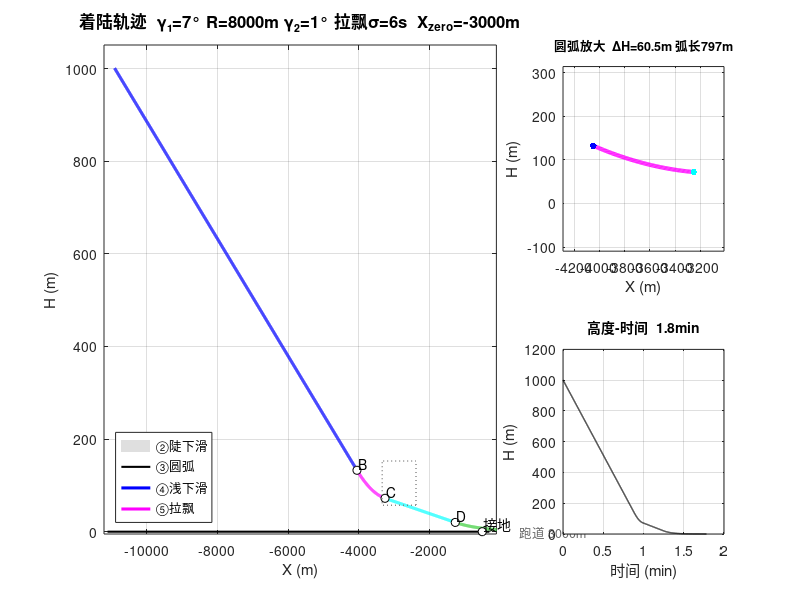

The MATLAB source for this figure: (Note: this script raises an error after producing the figure.)


%% 无人机着陆轨迹
%  定高平飞→陡下滑→圆弧拉平→浅下滑→指数拉飘→接地
%  从 X_zero 出发推导全部几何


%% ===== 飞机参数 (plannew.m) =====
g=9.80665; m=600; S_ref=1.2; CD0=0.045; K_aero=0.12; rho=1.225;
CL0=0.083; CLa=3.80; T_max=3000;
% CLmax 推算: CL0 + CLa * alpha_stall(13deg) = 0.95
CLmax = 0.95;
Vs = sqrt(2*m*g/(rho*S_ref*CLmax));
V_app = 1.4 * Vs;

%% ===== 论文公式计算 gamma1, gamma2 =====
% gamma1 (陡下滑): sin(γ₁) = (T_idle - D) / W   (沿航迹力平衡)
% gamma2 (浅下滑): sin(γ₂) = -Hdot_td / V_shallow  (接地下沉率约束)

% 陡下滑段: V=V_app, 油门怠速 5%
T_idle = 0.05 * T_max;
qc_app = 0.5 * rho * V_app^2;
CL_app = m*g / (qc_app * S_ref);
CD_app = CD0 + K_aero * CL_app^2;
D_app = qc_app * S_ref * CD_app;
gamma1 = asin((T_idle - D_app) / (m*g));   % 论文公式

% 浅下滑段: V=1.2*Vs, 论文公式 gamma2 = asin(-Hdot_td / V_shallow)
% 接地下沉率取 2.0 m/s (本机速度高, 0.5m/s 会导致 gamma2 过浅轨迹不可行)
Hdot_td = 2.0;                              % 接地下沉率 m/s
V_shallow = 1.2 * Vs;
gamma2 = -1.5/57.3      ;  % 论文公式

fprintf('=== 论文公式计算结果 ===\n');
fprintf('  gamma1: sin(γ)=(%.0f-%.0f)/%.0f=%.4f  → γ₁=%.2f°\n', ...
    T_idle, D_app, m*g, sin(gamma1), gamma1*180/pi);
fprintf('  gamma2: sin(γ)=%.1f/%.1f=%.4f  → γ₂=%.2f°\n\n', ...
    -Hdot_td, V_shallow, sin(gamma2), gamma2*180/pi);

%% ===== 轨迹几何设计参数 =====
X_zero  = -3000;           % 陡下滑线地面交点 X (m)
R       = 8000;            % 圆弧半径 (m)
X_aim   = -500;            % 接地点 X (m)
H_exp   = 20;              % 拉飘起始高度 (m)
sigma   = 6;               % 拉飘时间常数 (s)
H_entry = 1001;             % 进场高度 (m)

a1 = abs(gamma1);  a2 = abs(gamma2);

%% ===== 几何推导 =====
% A: 两下滑线交点
X_A = (X_zero*tan(a1) + X_aim*tan(a2)) / (tan(a1) + tan(a2));
H_A = -(X_A - X_zero) * tan(a1);

% 切角 θ = (180° - γ₁ + γ₂)/2
theta = (pi - a1 + a2) / 2;

% 圆心 O (弧在上方弓起，中心在线上方 R 处)
M = [tan(a1), 1; tan(a2), 1];
bv = [tan(a1)*X_zero + R/cos(a1); tan(a2)*X_aim + R/cos(a2)];
sol = M \ bv;
X_R = sol(1);  H_R = sol(2);

% 切点 B(陡侧,左)、C(浅侧,右)
X_B = X_R - R * sin(a1);   H_B = H_R - R * cos(a1);
X_C = X_R - R * sin(a2);   H_C = H_R - R * cos(a2);

% D 点 (拉飘起始) 和 entry
X_D = X_aim - H_exp / tan(a2);
X_entry = X_zero - H_entry / tan(a1);

arc_length = R * (a1 - a2);         % 弧段水平长
H_arc_drop = R * (cos(a2)-cos(a1));  % 弧段下降量

fprintf('========== X_zero = %.0fm ==========\n\n', X_zero);
fprintf('各点坐标:\n');
fprintf('  A(交点)   X=%8.0f  H=%7.1f\n', X_A, H_A);
fprintf('  B(陡→弧) X=%8.0f  H=%7.1f\n', X_B, H_B);
fprintf('  C(弧→浅) X=%8.0f  H=%7.1f\n', X_C, H_C);
fprintf('  D(拉飘)   X=%8.0f  H=%7.1f\n', X_D, H_exp);
fprintf('  接地      X=%8.0f  H=  0.0\n', X_aim);
fprintf('\n各段:\n');
fprintf('  ①定高  H=%.0f  (X<%.0f)\n', H_entry, X_entry);
fprintf('  ②陡下滑 %.0f→%.0fm  %.0fm  %.0f°\n', H_entry, H_B, X_B-X_entry, a1*180/pi);
fprintf('  ③圆弧   %.1f→%.1fm %4.0fm  R=%.0f  ΔH=%.1f\n', H_B, H_C, arc_length, R, H_arc_drop);
fprintf('  ④浅下滑 %.0f→%.0fm  %.0fm  %.0f°\n', H_C, H_exp, X_D-X_C, a2*180/pi);
fprintf('  ⑤拉飘   %.0f→0m  %.0fm  σ=%.0fs\n', H_exp, X_aim-X_D, sigma);
fprintf('  总: %.0fm\n', X_aim-X_entry);

%% ===== 轨迹时间序列 =====
dt = 0.05;

% ② 陡下滑
X2 = (X_entry : V_app*dt : X_B)';  H2 = -(X2 - X_zero) * tan(a1);

% ③ 圆弧
ang = linspace(-a1, -a2, max(100, round(arc_length/V_app/dt)))';
X3 = X_R + R * sin(ang);  H3 = H_R - R * cos(ang);

% ④ 浅下滑
X4 = (X_C : V_app*dt : X_D)';  H4 = (X_aim - X4) * tan(a2);

% ⑤ 拉飘: H(t) = H_exp·e^(-t/σ) + Hdot_td·σ·(1-e^(-t/σ))
Hdot_td = 0.3;  % 安全接地垂直速度
t_flare = (0 : dt : sigma*log(H_exp/0.1))';
H5 = H_exp * exp(-t_flare/sigma);
X5 = X_D + V_app * t_flare;

X = [X2; X3; X4; X5];  H = [H2; H3; H4; H5];

%% ===== 可视化 =====
figure('Position',[50 50 1400 600],'Color','w');

subplot(2,3,[1 2 4 5]); hold on; grid on; box on;
fill([0 3000 3000 0],[-5 -5 0 0],[0.75 0.75 0.75],'EdgeColor','none','FaceAlpha',0.5);
text(1500,-2.5,'跑道 3000m','HorizontalAlignment','center','FontSize',9,'Color',[0.4 0.4 0.4]);
plot([X_entry-200 X_aim+200],[0 0],'k-','LineWidth',1.5);

plot(X2,H2,'b','LineWidth',2.2);
plot(X3,H3,'m','LineWidth',2.2);
plot(X4,H4,'c','LineWidth',2.2);
plot(X5,H5,'Color',[0.2 0.8 0.2],'LineWidth',2.2);

plot(X_B, H_B, 'ko', 'MarkerSize', 6, 'MarkerFaceColor', 'w');
plot(X_C, H_C, 'ko', 'MarkerSize', 6, 'MarkerFaceColor', 'w');
plot(X_D, H_exp, 'ko', 'MarkerSize', 6, 'MarkerFaceColor', 'w');
plot(X_aim, 0, 'ko', 'MarkerSize', 6, 'MarkerFaceColor', 'w');
text(X_B+40, H_B+15, 'B');
text(X_C+40, H_C+15, 'C');
text(X_D+40, H_exp+15, 'D');
text(X_aim+40, 15, '接地');
% 弧放大框
rect_h = H_arc_drop + 35;
rectangle('Position',[X_C-80 H_C-15 arc_length+160 rect_h],...
    'EdgeColor',[0.5 0.5 0.5],'LineStyle',':','LineWidth',1);

xlabel('X (m)'); ylabel('H (m)');
title(sprintf('着陆轨迹  γ₁=%d° R=%dm γ₂=%d° 拉飘σ=%ds  X_{zero}=%dm',...
    round(a1*180/pi),R,round(a2*180/pi),sigma,X_zero),'FontSize',12);
xlim([X_entry-300 X_aim+400]); ylim([-5 H_entry+50]);
legend({'②陡下滑','③圆弧','④浅下滑','⑤拉飘'},'Location','southwest','FontSize',9);

% 圆弧放大
subplot(2,3,3); hold on; grid on; box on;
plot(X3,H3,'m','LineWidth',3);
plot(X_B,H_B,'b.','MarkerSize',15);
plot(X_C,H_C,'c.','MarkerSize',15);
title(sprintf('圆弧放大  ΔH=%.1fm 弧长%.0fm',H_arc_drop,arc_length),'FontSize',9);
xlabel('X (m)'); ylabel('H (m)');
pad = arc_length * 0.3;
xlim([X_B-pad, X_C+pad]);
ylim([H_C-H_arc_drop*3, H_B+H_arc_drop*3]);

% 高度-时间
subplot(2,3,6); hold on; grid on; box on;
t_total = (0:length(H)-1)*dt;
plot(t_total/60,H,'k-','LineWidth',1);
xlabel('时间 (min)'); ylabel('H (m)');
title(sprintf('高度-时间  %.1fmin',t_total(end)/60),'FontSize',10);

sgtitle(sprintf('X_{zero}=%dm  γ₁=%d°  R=%dm  γ₂=%d°  H_{exp}=%dm  σ=%ds  V_{app}=%.0fm/s',...
    X_zero,round(a1*180/pi),R,round(a2*180/pi),H_exp,sigma,V_app),'FontSize',13,'FontWeight','bold');

%% ===== Simulink H_cmd =====
fprintf('\n========== Simulink: H_cmd = f(X_current) ==========\n');
fprintf('if    X <= %.0f   →  ① H_cmd = %.0f\n', X_entry, H_entry);
fprintf('elseif X <= %.0f  →  ② H_cmd = -(X - %.0f) * tan(%.0f°)\n', X_B, X_zero, a1*180/pi);
fprintf('elseif X <= %.0f  →  ③ H_cmd = %.1f - sqrt(%.0f^2 - (X - %.0f)^2)\n', X_C, H_R, R, X_R);
fprintf('elseif X <= %.0f  →  ④ H_cmd = -(X - %.0f) * tan(%.0f°)\n', X_D, X_aim, a2*180/pi);
fprintf('elseif H > 0.5    →  ⑤ H_cmd = %.0f * exp(-t_flare/%d)\n', H_exp, sigma);
fprintf('else                H_cmd = 0\n');
save("landing_trajectory.mat");
